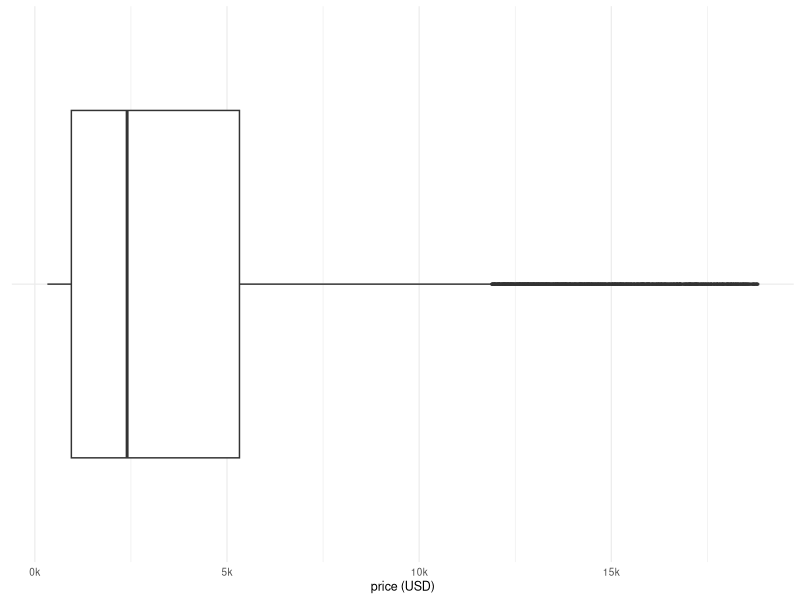
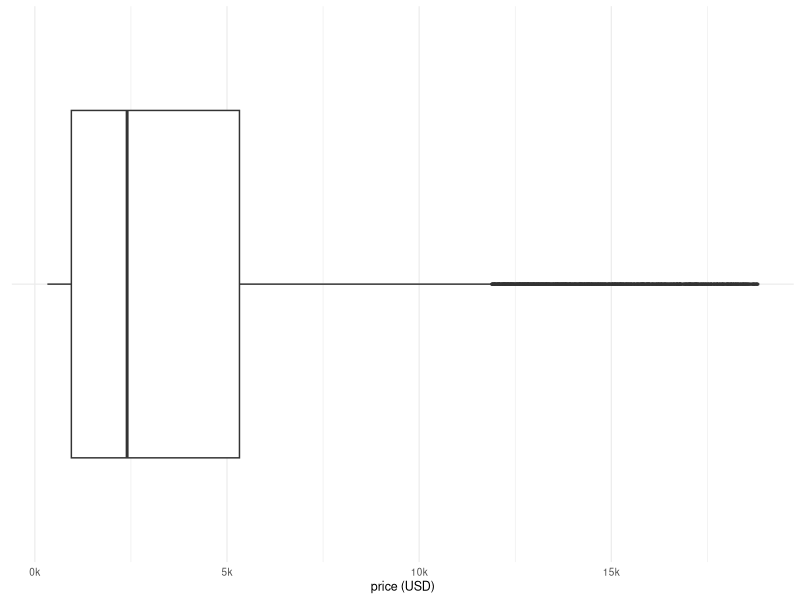

Here is the R script that generated these plots, in order:
library(dplyr)
library(ggplot2)
library(patchwork)
theme_set(theme_minimal(base_size = 9) +
                            theme(plot.title = element_text(size = 9, face = "bold")))
# dir.create("figures", showWarnings = FALSE)

k_labels <- scales::label_number(scale = 1e-3, suffix = "k")

p_box <- ggplot(diamonds, aes(x = price, y = "")) +
      geom_boxplot(outlier.size = 0.4, outlier.alpha = 0.3) +
      scale_x_continuous(labels = k_labels) +
      labs(
          # title = "boxplot",
          x = "price (USD)",
          y = NULL
        )

# p_violin <- ggplot(diamonds, aes(x = price, y = "")) +
#       geom_violin(fill = "grey85") +
#       geom_boxplot(width = 0.12, outlier.shape = NA) +
#       scale_x_continuous(labels = k_labels) +
#       labs(title = "violin + boxplot", x = "price (USD)", y = NULL)
#
# p_ecdf <- ggplot(diamonds, aes(price)) +
#       stat_ecdf(geom = "step") +
#       geom_hline(yintercept = c(0.25, 0.5, 0.75), linetype = "dotted", colour = "grey50") +
#       scale_x_continuous(labels = k_labels) +
#       labs(title = "ECDF", x = "price (USD)", y = "cumulative proportion")

p <- p_box #| p_violin | p_ecdf
p
ggsave("eda_diamonds_box_violin_ecdf.pdf", p, width = 6.0, height = 1.5)
